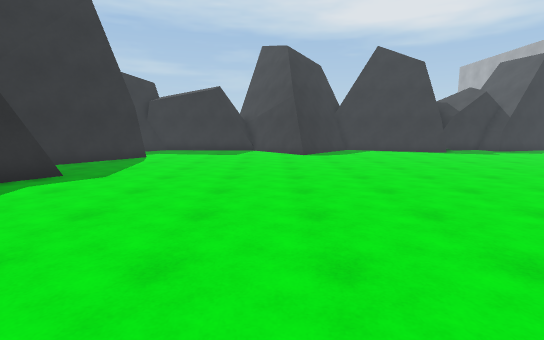
view 1 (above)

16 first-person views from a walk through a 3-D level made in the Unity game engine. The camera is 1.5 m above the floor, tilts 8° down and sees 85° across. The floor is counted in squares, 1 m on a side. Each view is taken from the middle of a square. On the plan, view 1 faces up. The plan holds only what a view shows up to about 15 squares ahead; the rest is blank. The place goes on beyond the plan.

view 2
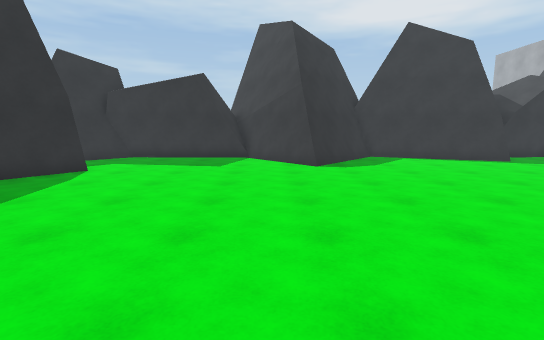

view 3
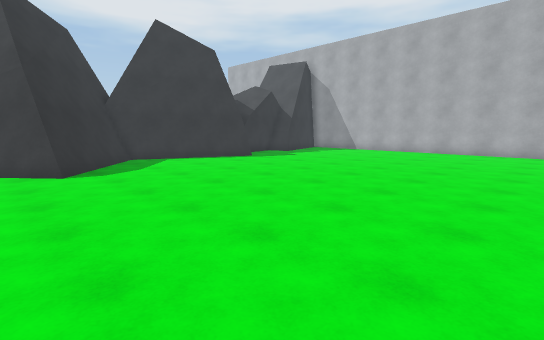

view 4
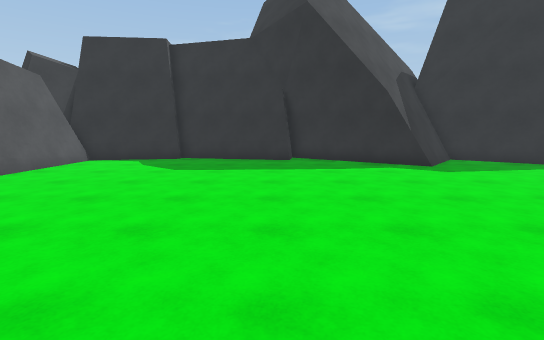

view 5
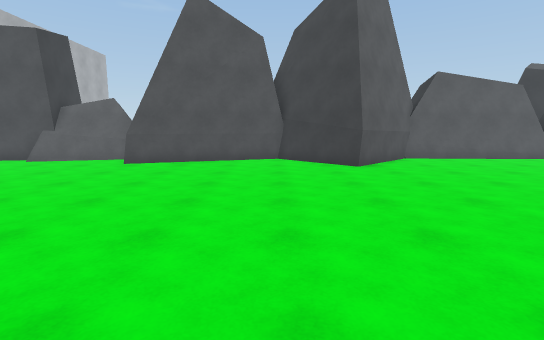

view 6
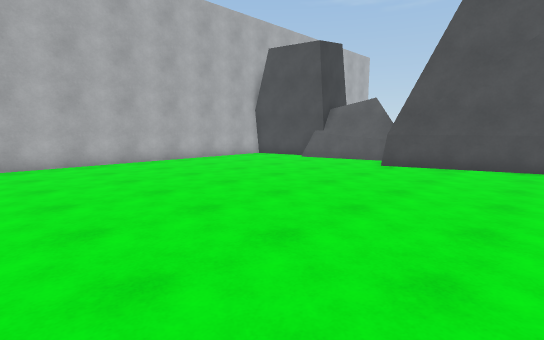

view 7
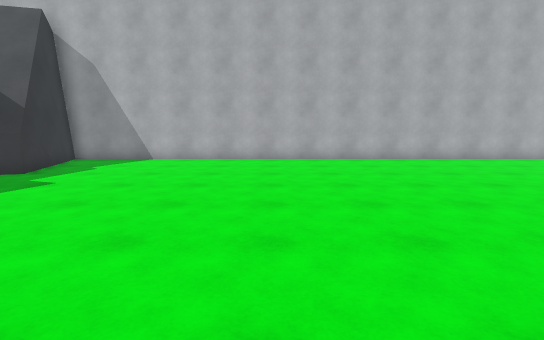

view 8
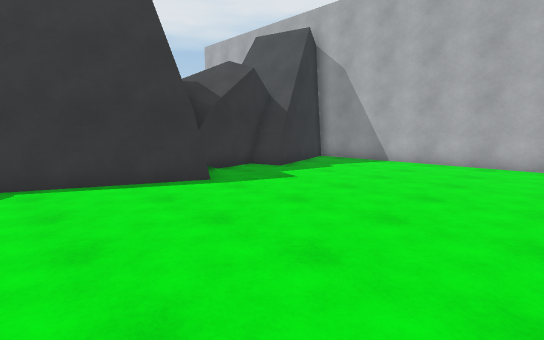

view 9
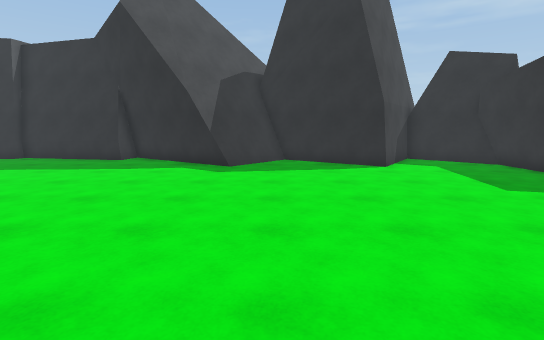

view 10
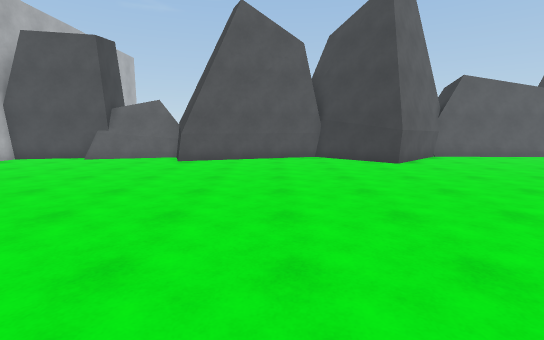

view 11
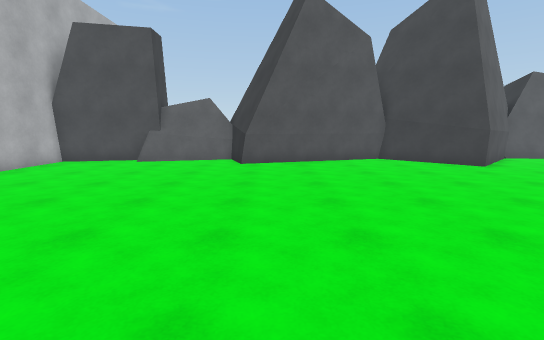

view 12
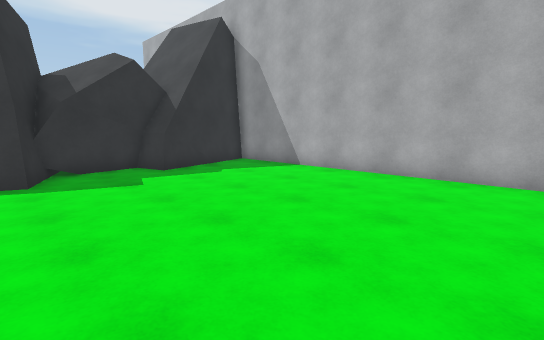

view 13
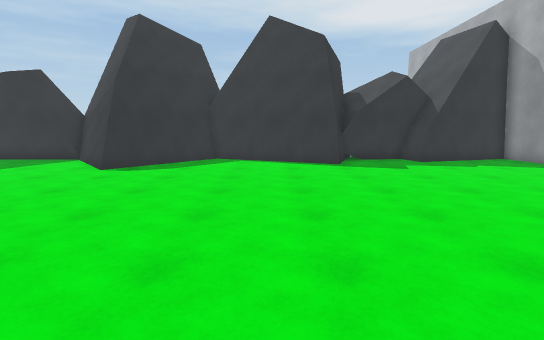

view 14
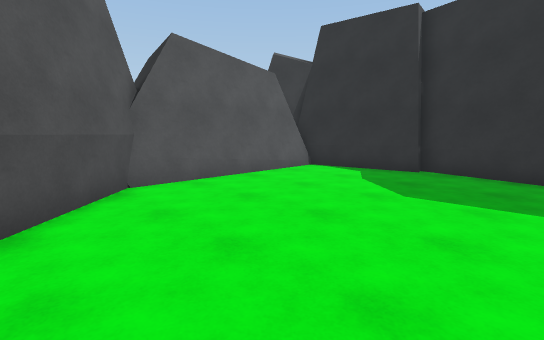

view 15
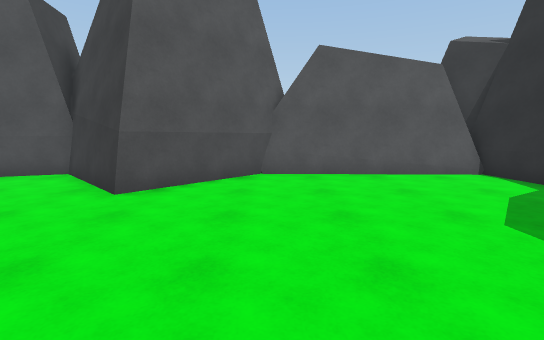

view 16
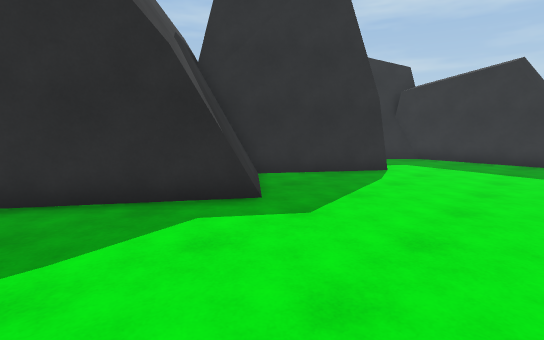

### Floor plan
Key: @ floor where view 1 was taken; # wall or solid block; . floor; = window, fence, low wall or low ledge; R rock.
Columns run from 11 left of view 1 to 20 right of it. Each row starts with its distance up from view 1.
 22                 #      RR
 21   RR     ##    #####  RRRR#  ###
 20  RR#########  ##..#####RRR####.#
 19  RR........####=....###........#
 18  R..........##=................#
 17  ##..........#.................#
 16   ###..........................#
 15    ##..........................#
 14    #...........................#
 13   ##...........................#
 12  ##............................#
 11  ##............................#
 10   ##...........................#
  9    ##..........................#
  8    ##..........................#
  7   ##...........................#
  6   #............................#
  5  ##............................#
  4  ##............................#
  3  ##............................#
  2  #.............................#
  1  #.............................#
  0  #.........@...................#
 -1  #.............................#
 -2  R.............................#
 -3  R..........##.................#
 -4 RRR........####.....###.......##
 -5 RRR.......##  ##.#######RRR####
 -6 RRR########    ###     RRRR
 -7  RR                     R
 -8 RRR

Where each view was taken, in squares from view 1:
view 1: 0 up, 0 right, facing up
view 2: 5 up, 0 right, facing up
view 3: 6 up, 0 right, facing up-right
view 4: 3 up, 5 right, facing left
view 5: 9 up, 5 right, facing down
view 6: 8 up, 6 right, facing down-right
view 7: 11 up, 5 right, facing right
view 8: 11 up, 6 right, facing up-right
view 9: 11 up, 5 right, facing left
view 10: 10 up, 7 right, facing down
view 11: 9 up, 10 right, facing down
view 12: 9 up, 10 right, facing up-right
view 13: 6 up, 8 right, facing up
view 14: 2 up, 1 right, facing down-left
view 15: 4 up, 2 left, facing down
view 16: 5 up, 2 left, facing up-left
